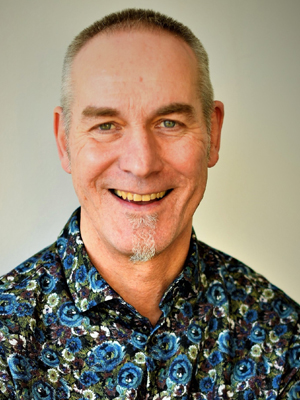
#> input picture Elfers-Juergen.jpg, 300 x 400 px
$ python skeleton.py
#> lines starting #> are read from the running program, lines starting #| are printed output that depends on the picture; after the words box and inside, x2 and y2 are one past the last pixel; in counts of white or black regions, pixels touching at a corner belong together
import cv2
import numpy as np
from numpy import ndarray  # n-dimensional array (real array as contiguous memory of fixed size)


def read_image(path: str) -> ndarray:
#> called with path = 'Elfers-Juergen.jpg'
    grayscale_image: ndarray = cv2.imread(path, cv2.IMREAD_GRAYSCALE)
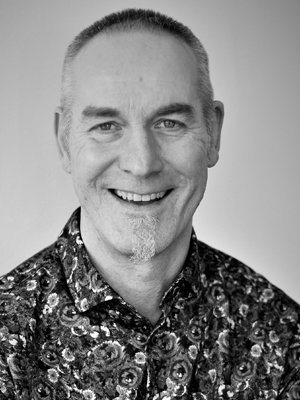
#> grayscale_image: shape (400, 300); min 0, max 255, mean 134.5
    if grayscale_image is None:
        raise RuntimeError(f'could not read image {path}')

    return grayscale_image.astype(np.float32) / 255.0


def write_image(path: str, grayscale_image: ndarray) -> None:
    if grayscale_image.ndim != 2:
        raise ValueError('grayscale_image must be a 2D array')

    image_clipped: ndarray = np.clip(grayscale_image, 0.0, 1.0)
    image_uint8: ndarray = (image_clipped * 255.0).astype(np.uint8)

    cv2.imwrite(path, image_uint8)


def threshold(grayscale_image: ndarray, threshold: float) -> ndarray:
    output: ndarray = np.zeros_like(grayscale_image)

    if 0.0 > threshold > 1.0:
        raise ValueError(f'threshold must be between 0.0 and 1.0, but is {threshold}')
    height, width = grayscale_image.shape
    for y in range(height):
        for x in range(width):
            output[y, x] = 0.0 if grayscale_image[y, x] < threshold else 1.0

    return output


if __name__ == '__main__':
    image: ndarray = read_image('Elfers-Juergen.jpg')
    thresholds = [0.2, 0.5, 0.8, 0.9]
    for t in thresholds:
        thresholded_image = threshold(image, t)
        output_filename = f'Elfers-Juergen-Thresholded-{int(t*100)}.jpg'
        write_image(output_filename, thresholded_image)
        print(f'Threshold {t}: gespeichert als {output_filename}')
#> this loop made 4 passes
#> pass 1, `thresholded_image = threshold(image, t)`:
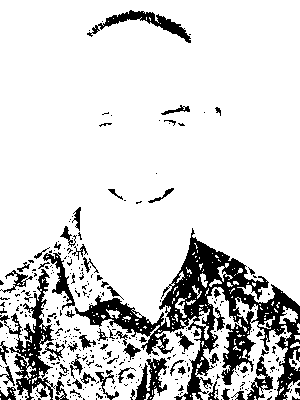
#> thresholded_image: shape (400, 300) float32; values 0 (black) and 1 (white), 84.2% white; 343 black regions (279 under 20 px), largest, box (x1, y1, x2, y2) and area: (75, 228, 300, 400) 9969, (0, 269, 69, 400) 2188, (87, 10, 191, 43) 869
#> pass 2, `thresholded_image = threshold(image, t)`:
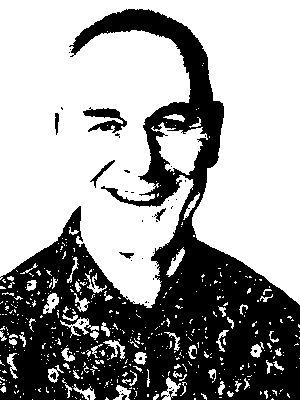
#> thresholded_image: shape (400, 300) float32; values 0 (black) and 1 (white), 62.4% white; 44 black regions (36 under 20 px), largest, box (x1, y1, x2, y2) and area: (0, 9, 300, 400) 44194, (83, 107, 127, 133) 534, (90, 160, 115, 188) 117
